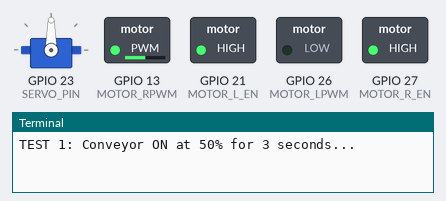
The program below on a simulated Raspberry Pi (BCM pin numbers). On the bench: servo, switched loads named in the program (green lamp = pin HIGH), the last lines printed to the terminal. Servo angles are drawn from the pulse width (0.5 ms = 0°, 2.5 ms = 180°). At 7.5 s the program stops and its outputs stay as they are.

Above: at 0.1 s.
At 3.1 s:
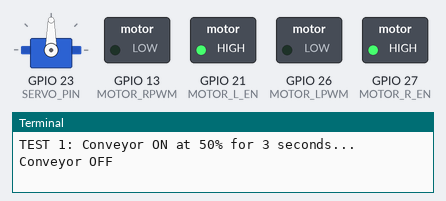
At 4.1 s:
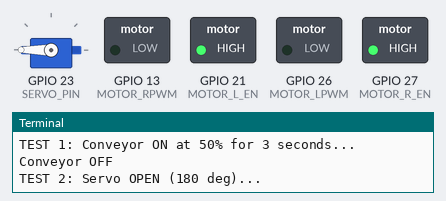
At 6.1 s:
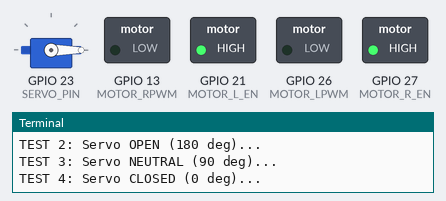
At 7.6 s:
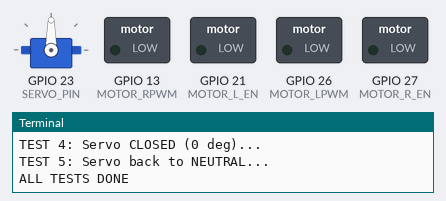
Timing chart, 0 to 9.0 s (numbered marks = the images above):
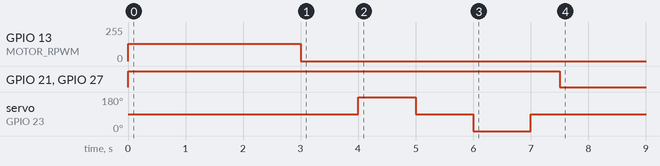

Measured:
- by itself, GPIO 13 (MOTOR_RPWM): 0/255 → 128/255 at 0.00 s, → 0/255 3.0 s later
- by itself, GPIO 21 (MOTOR_L_EN), GPIO 27 (MOTOR_R_EN): LOW → HIGH at 0.00 s, → LOW 7.5 s later
- by itself, servo on GPIO 23 (SERVO_PIN): 90° → 180° at 4.0 s, → 90° 1.0 s later, → 0° 1.0 s later, → 90° 1.0 s later

The program:

gpio_test.py
```python
#!/usr/bin/env python3
"""Quick GPIO test - conveyor 3s then servo sweep"""
import RPi.GPIO as GPIO
import time

SERVO_PIN  = 23
MOTOR_RPWM = 13
MOTOR_LPWM = 26
MOTOR_R_EN = 27
MOTOR_L_EN = 21

GPIO.setmode(GPIO.BCM)
GPIO.setwarnings(False)

# Motor
GPIO.setup(MOTOR_RPWM, GPIO.OUT)
GPIO.setup(MOTOR_LPWM, GPIO.OUT)
GPIO.setup(MOTOR_R_EN, GPIO.OUT)
GPIO.setup(MOTOR_L_EN, GPIO.OUT)
GPIO.output(MOTOR_R_EN, GPIO.HIGH)
GPIO.output(MOTOR_L_EN, GPIO.HIGH)
pwm_r = GPIO.PWM(MOTOR_RPWM, 1000)
pwm_l = GPIO.PWM(MOTOR_LPWM, 1000)
pwm_r.start(0)
pwm_l.start(0)

# Servo
GPIO.setup(SERVO_PIN, GPIO.OUT)
servo = GPIO.PWM(SERVO_PIN, 50)
servo.start(7.5)

try:
    print("TEST 1: Conveyor ON at 50% for 3 seconds...")
    pwm_r.ChangeDutyCycle(50)
    time.sleep(3)
    pwm_r.ChangeDutyCycle(0)
    print("Conveyor OFF")
    time.sleep(1)

    print("TEST 2: Servo OPEN (180 deg)...")
    servo.ChangeDutyCycle(12.5)
    time.sleep(1)

    print("TEST 3: Servo NEUTRAL (90 deg)...")
    servo.ChangeDutyCycle(7.5)
    time.sleep(1)

    print("TEST 4: Servo CLOSED (0 deg)...")
    servo.ChangeDutyCycle(2.5)
    time.sleep(1)

    print("TEST 5: Servo back to NEUTRAL...")
    servo.ChangeDutyCycle(7.5)
    time.sleep(0.5)
    servo.ChangeDutyCycle(0)

    print("ALL TESTS DONE")

finally:
    pwm_r.stop()
    pwm_l.stop()
    servo.stop()
    GPIO.cleanup()
```
